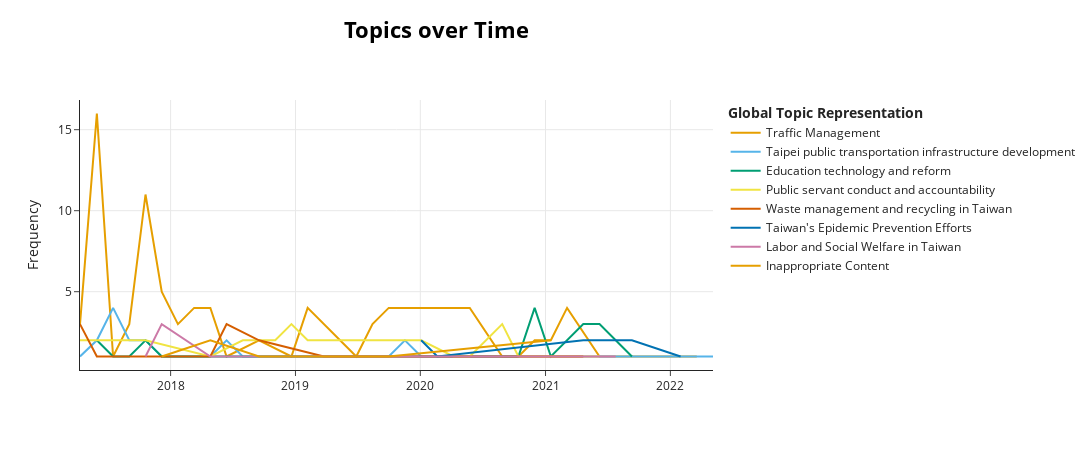

Here is the notebook cell this chart was saved with:
### Code cell
topics_over_time = topic_model.topics_over_time(docs, timestamps, nr_bins=40)
topic_model.visualize_topics_over_time(topics_over_time, custom_labels=True)

### Figure 1 — Plotly figure (JSON) as saved in the notebook; plotly's stock layout.template omitted (floating-point values rounded to 4 significant figures)
{"data": [{"hoverinfo": "text", "hovertext": ["<b>Topic 0</b><br>Words: the, road, lane, of, to", "<b>Topic 0</b><br>Words: road, the, to, and, of", "<b>Topic 0</b><br>Words: sections, sidewalks, bicycles, road, bicycle", "<b>Topic 0</b><br>Words: the, and, road, of, to", "<b>Topic 0</b><br>Words: the, to, of, road, and", "<b>Topic 0</b><br>Words: drunk, driving, the, of, and", "<b>Topic 0</b><br>Words: left, the, to, lane, road", "<b>Topic 0</b><br>Words: pedestrians, the, traffic, road, to", "<b>Topic 0</b><br>Words: the, light, traffic, lights, to", "<b>Topic 0</b><br>Words: avenue, locomotives, road, elevated, heavy", "<b>Topic 0</b><br>Words: parking, lot, the, and, of", "<b>Topic 0</b><br>Words: to, the, and, be, not", "<b>Topic 0</b><br>Words: the, pedestrians, and, turning, to", "<b>Topic 0</b><br>Words: speed, measurement, tunnel, ziqiang, suspend", "<b>Topic 0</b><br>Words: road, north, zhongshan, traffic, the", "<b>Topic 0</b><br>Words: parking, the, and, to, of", "<b>Topic 0</b><br>Words: yongkang, street, the, and, to", "<b>Topic 0</b><br>Words: the, road, to, and, of", "<b>Topic 0</b><br>Words: driver, license, 16, test, taking", "<b>Topic 0</b><br>Words: motorcycle, bicycles, the, and, of", "<b>Topic 0</b><br>Words: bus, sound, the, warning, and", "<b>Topic 0</b><br>Words: traffic, road, the, vehicles, to", "<b>Topic 0</b><br>Words: the, road, of, to, and", "<b>Topic 0</b><br>Words: line, the, stop, and, there", "<b>Topic 0</b><br>Words: 132, comprehensively, nanjing, marked, draw"], "marker": {"color": "#E69F00"}, "mode": "lines", "name": "Traffic Management", "type": "scatter", "x": ["2017-04-11T02:29:45.600000", "2017-05-30T09:36:00", "2017-07-16T19:12:00", "2017-09-02T04:48:00", "2017-10-19T14:24:00", "2017-12-06T00:00:00", "2018-01-22T09:36:00", "2018-03-10T19:12:00", "2018-04-27T04:48:00", "2018-06-13T14:24:00", "2018-09-16T09:36:00", "2018-12-20T04:48:00", "2019-02-05T14:24:00", "2019-06-27T19:12:00", "2019-08-14T04:48:00", "2019-09-30T14:24:00", "2019-11-17T00:00:00", "2020-05-24T14:24:00", "2020-08-27T09:36:00", "2020-10-13T19:12:00", "2020-11-30T04:48:00", "2021-01-16T14:24:00", "2021-03-05T00:00:00", "2021-06-07T19:12:00", "2022-03-19T04:48:00"], "y": [3, 16, 1, 3, 11, 5, 3, 4, 4, 1, 2, 1, 4, 1, 3, 4, 4, 4, 1, 1, 2, 2, 4, 1, 1]}, {"hoverinfo": "text", "hovertext": ["<b>Topic 1</b><br>Words: mrt, wi, trains, free, taipei", "<b>Topic 1</b><br>Words: school, mrt, the, to, in", "<b>Topic 1</b><br>Words: station, mrt, the, line, to", "<b>Topic 1</b><br>Words: mrt, station, the, in, me", "<b>Topic 1</b><br>Words: card, beijie, the, company, one", "<b>Topic 1</b><br>Words: guanyin, mountain, route, bus, due", "<b>Topic 1</b><br>Words: mrt, taipei, city, the, fares", "<b>Topic 1</b><br>Words: mrt, system, station, yat, sen", "<b>Topic 1</b><br>Words: hakka, mrt, the, taipei, of", "<b>Topic 1</b><br>Words: bus, map, route, the, chinese", "<b>Topic 1</b><br>Words: escalator, should, the, mrt, escalators", "<b>Topic 1</b><br>Words: underground, non, mrt, wind, stations", "<b>Topic 1</b><br>Words: mrt, the, on, instead, get", "<b>Topic 1</b><br>Words: xinbeitou, beitou, station, the, to", "<b>Topic 1</b><br>Words: station, banqiao, linjiayuan, the, name", "<b>Topic 1</b><br>Words: mrt, payment, the, in, taipei", "<b>Topic 1</b><br>Words: route, color, orange, yellow, line", "<b>Topic 1</b><br>Words: jiewen, comfort, exceeded, carriages, lake", "<b>Topic 1</b><br>Words: pay, apple, easy, card, the"], "marker": {"color": "#56B4E9"}, "mode": "lines", "name": "Taipei public transportation infrastructure development", "type": "scatter", "x": ["2017-04-11T02:29:45.600000", "2017-05-30T09:36:00", "2017-07-16T19:12:00", "2017-09-02T04:48:00", "2017-10-19T14:24:00", "2017-12-06T00:00:00", "2018-04-27T04:48:00", "2018-06-13T14:24:00", "2018-07-31T00:00:00", "2018-09-16T09:36:00", "2018-12-20T04:48:00", "2019-02-05T14:24:00", "2019-03-25T00:00:00", "2019-05-11T09:36:00", "2019-09-30T14:24:00", "2019-11-17T00:00:00", "2020-01-03T09:36:00", "2020-08-27T09:36:00", "2022-05-05T14:24:00"], "y": [1, 2, 4, 2, 2, 1, 1, 2, 1, 1, 1, 1, 1, 1, 1, 2, 1, 1, 1]}, {"hoverinfo": "text", "hovertext": ["<b>Topic 2</b><br>Words: students, school, the, high, to", "<b>Topic 2</b><br>Words: school, class, students, at, good", "<b>Topic 2</b><br>Words: education_, else, reading, nothing, learn", "<b>Topic 2</b><br>Words: the, school, and, of, to", "<b>Topic 2</b><br>Words: he, computer, community, classes, the", "<b>Topic 2</b><br>Words: to, in, the, may, and", "<b>Topic 2</b><br>Words: conditioning, air, causing, children, inattention", "<b>Topic 2</b><br>Words: schools, sleep, middle, enough, elementary", "<b>Topic 2</b><br>Words: child, students, school, detained, school_nowadays", "<b>Topic 2</b><br>Words: school, compulsory, education, to, fifth", "<b>Topic 2</b><br>Words: winter, summer, students, participate, high", "<b>Topic 2</b><br>Words: the, to, of, learning, students", "<b>Topic 2</b><br>Words: japanese, class, high, school, is", "<b>Topic 2</b><br>Words: students, homework, the, of, is", "<b>Topic 2</b><br>Words: class, time, classes, such, or", "<b>Topic 2</b><br>Words: students, the, to, can, and", "<b>Topic 2</b><br>Words: the, test, of, and, students", "<b>Topic 2</b><br>Words: performing, arts, economics, school, high"], "marker": {"color": "#009E73"}, "mode": "lines", "name": "Education technology and reform", "type": "scatter", "x": ["2017-05-30T09:36:00", "2017-07-16T19:12:00", "2017-09-02T04:48:00", "2017-10-19T14:24:00", "2017-12-06T00:00:00", "2018-03-10T19:12:00", "2018-04-27T04:48:00", "2018-11-02T19:12:00", "2019-03-25T00:00:00", "2019-11-17T00:00:00", "2020-02-19T19:12:00", "2020-08-27T09:36:00", "2020-10-13T19:12:00", "2020-11-30T04:48:00", "2021-01-16T14:24:00", "2021-04-21T09:36:00", "2021-06-07T19:12:00", "2021-09-10T14:24:00"], "y": [2, 1, 1, 2, 1, 1, 1, 1, 1, 1, 1, 1, 1, 4, 1, 3, 3, 1]}, {"hoverinfo": "text", "hovertext": ["<b>Topic 3</b><br>Words: postal, the, you, vote, global", "<b>Topic 3</b><br>Words: the, entity, of, national, republic", "<b>Topic 3</b><br>Words: library, public, the, telephone, has", "<b>Topic 3</b><br>Words: construction, the, check, office, management", "<b>Topic 3</b><br>Words: the, and, civil, to, people", "<b>Topic 3</b><br>Words: the, library, of, and, no", "<b>Topic 3</b><br>Words: the, and, of, library, to", "<b>Topic 3</b><br>Words: civil, the, and, he, of", "<b>Topic 3</b><br>Words: news, mayor, the, of, and", "<b>Topic 3</b><br>Words: the, and, staff, library, to", "<b>Topic 3</b><br>Words: the, library, to, readers, he", "<b>Topic 3</b><br>Words: the, he, and, to, but", "<b>Topic 3</b><br>Words: the, and, readers, to, he", "<b>Topic 3</b><br>Words: named, name, the, single, person", "<b>Topic 3</b><br>Words: infected, inaction, northern, farmers, taipei_"], "marker": {"color": "#F0E442"}, "mode": "lines", "name": "Public servant conduct and accountability", "type": "scatter", "x": ["2017-04-11T02:29:45.600000", "2017-10-19T14:24:00", "2018-04-27T04:48:00", "2018-07-31T00:00:00", "2018-11-02T19:12:00", "2018-12-20T04:48:00", "2019-02-05T14:24:00", "2020-01-03T09:36:00", "2020-04-07T04:48:00", "2020-05-24T14:24:00", "2020-08-27T09:36:00", "2020-10-13T19:12:00", "2020-11-30T04:48:00", "2021-04-21T09:36:00", "2021-06-07T19:12:00"], "y": [2, 2, 1, 2, 2, 3, 2, 2, 1, 1, 3, 1, 1, 1, 1]}, {"hoverinfo": "text", "hovertext": ["<b>Topic 4</b><br>Words: cigarette, butts, garbage, automatic, addicts", "<b>Topic 4</b><br>Words: garbage, it, bags, set, lid", "<b>Topic 4</b><br>Words: bags, plastic, polluting, food, the", "<b>Topic 4</b><br>Words: restaurants, food, all, eat, leftover", "<b>Topic 4</b><br>Words: garbage, cross, bags, disposal, bag", "<b>Topic 4</b><br>Words: garbage, bags, biodegradable, bag, plastic", "<b>Topic 4</b><br>Words: cigarette, butts, of, garbage, the", "<b>Topic 4</b><br>Words: garbage, bags, bag, recyclables, burned"], "marker": {"color": "#D55E00"}, "mode": "lines", "name": "Waste management and recycling in Taiwan", "type": "scatter", "x": ["2017-04-11T02:29:45.600000", "2017-05-30T09:36:00", "2018-04-27T04:48:00", "2018-06-13T14:24:00", "2018-09-16T09:36:00", "2019-03-25T00:00:00", "2020-04-07T04:48:00", "2021-04-21T09:36:00"], "y": [3, 1, 1, 3, 2, 1, 1, 1]}, {"hoverinfo": "text", "hovertext": ["<b>Topic 5</b><br>Words: mask, the, and, in, masks", "<b>Topic 5</b><br>Words: in, passports, troubled, positioning, gymnasium", "<b>Topic 5</b><br>Words: central, vaccines, the, government, and", "<b>Topic 5</b><br>Words: epidemic, the, in, blood, prevention", "<b>Topic 5</b><br>Words: for, reagent, sop, formulation, citywide", "<b>Topic 5</b><br>Words: sex, workers, screening, in, the", "<b>Topic 5</b><br>Words: management, security, iso, information, iec"], "marker": {"color": "#0072B2"}, "mode": "lines", "name": "Taiwan's Epidemic Prevention Efforts", "type": "scatter", "x": ["2020-01-03T09:36:00", "2020-02-19T19:12:00", "2021-04-21T09:36:00", "2021-06-07T19:12:00", "2021-07-25T04:48:00", "2021-09-10T14:24:00", "2022-01-30T19:12:00"], "y": [2, 1, 2, 2, 2, 2, 1]}, {"hoverinfo": "text", "hovertext": ["<b>Topic 6</b><br>Words: care, the, hourly, of, term", "<b>Topic 6</b><br>Words: the, insurance, and, labor, government", "<b>Topic 6</b><br>Words: women, pregnant, to, their, employers", "<b>Topic 6</b><br>Words: the, housing, of, to, and", "<b>Topic 6</b><br>Words: bonus, end, year, gdp, economy", "<b>Topic 6</b><br>Words: care, family, the, to, double", "<b>Topic 6</b><br>Words: labor, age, old, insurance, year", "<b>Topic 6</b><br>Words: income, the, are, included, 20"], "marker": {"color": "#CC79A7"}, "mode": "lines", "name": "Labor and Social Welfare in Taiwan", "type": "scatter", "x": ["2017-10-19T14:24:00", "2017-12-06T00:00:00", "2018-04-27T04:48:00", "2018-06-13T14:24:00", "2018-12-20T04:48:00", "2020-05-24T14:24:00", "2020-08-27T09:36:00", "2021-07-25T04:48:00"], "y": [1, 3, 1, 1, 1, 1, 1, 1]}, {"hoverinfo": "text", "hovertext": ["<b>Topic 7</b><br>Words: indecent, involving, words, blocked, personal", "<b>Topic 7</b><br>Words: harassment, ok_, bus_sexual, ok, sexual", "<b>Topic 7</b><br>Words: test2_, test2, indecent, involving, words", "<b>Topic 7</b><br>Words: invalid, hello_, discussion, is, indecent", "<b>Topic 7</b><br>Words: indecent, involving, words, blocked, personal", "<b>Topic 7</b><br>Words: indecent, involving, words, blocked, personal", "<b>Topic 7</b><br>Words: indecent, involving, words, blocked, personal", "<b>Topic 7</b><br>Words: cheating, exams_, profile_, legalize, legalizing"], "marker": {"color": "#E69F00"}, "mode": "lines", "name": "Inappropriate Content", "type": "scatter", "x": ["2017-12-06T00:00:00", "2018-04-27T04:48:00", "2018-09-16T09:36:00", "2018-11-02T19:12:00", "2019-03-25T00:00:00", "2019-08-14T04:48:00", "2019-09-30T14:24:00", "2021-01-16T14:24:00"], "y": [1, 2, 1, 1, 1, 1, 1, 2]}], "layout": {"height": 450, "hoverlabel": {"bgcolor": "white", "font": {"family": "Rockwell", "size": 16}}, "legend": {"title": {"text": "<b>Global Topic Representation"}}, "title": {"font": {"color": "Black", "size": 22}, "text": "<b>Topics over Time</b>", "x": 0.4, "xanchor": "center", "y": 0.95, "yanchor": "top"}, "width": 1250, "xaxis": {"showgrid": true}, "yaxis": {"showgrid": true, "title": {"text": "Frequency"}}}}
